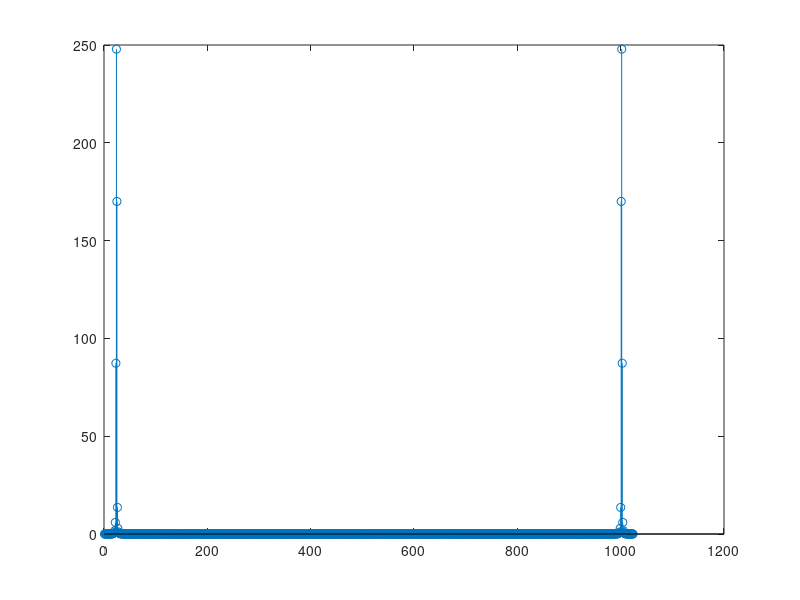
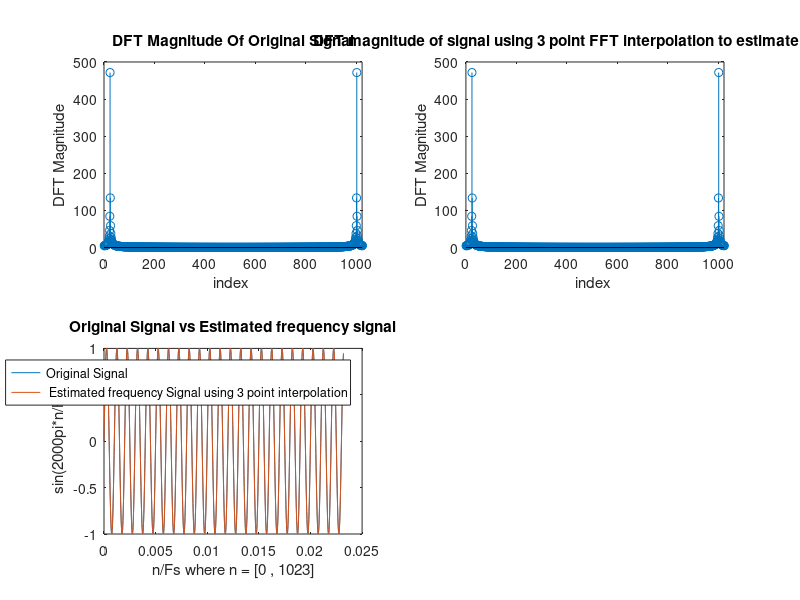
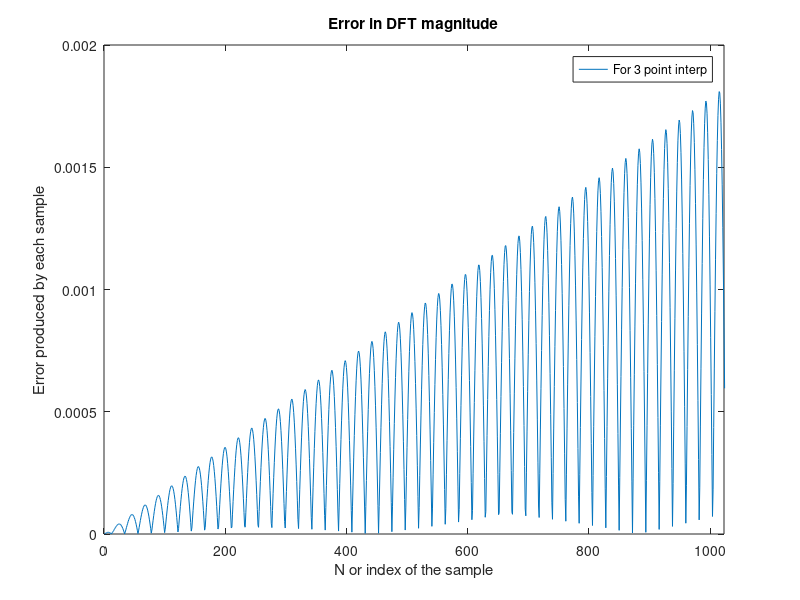

Write the MATLAB code that produced these figures, in order.
N =1024;
n = 0:1:N-1; % index grid for sampling
fs = 44100;

w1 = hann(N); %window function (Hanning Window)


x2 = sin(2*pi*1000*n/fs); % sampling of signal
X_2  = fft(x2 , N);
X2_windowed = fft(x2.*transpose(w1),N); % DFT of the windowed samples

figure()
stem(abs(X2_windowed)); % plotting of Magnitude of DFT samples (used to obtain peak bin or 'k')

k = 24; % required index of the peak DFT sample -> Observed from the DFT magnitude plot (abcissa of the peak)




yp1 = abs(X2_windowed(k+1));                   % bin1
ym1 = abs(X2_windowed(k-1));                   % bin2
yl = abs(X2_windowed(k));                      % bin3

d = 2*((yp1-ym1)/(yp1+ym1+2*yl));    % calculation of the correction term used in estimation of signal

f_est = (k+d-1)*fs/N;      % frequency estimate with interpolation
f_est2 = (k-1)*fs/N;       % frequency estimate without interpolation

% DFT plots of signals for f_actual and f_estimate
x_obtained =  sin(2*pi*f_est*n/fs);

figure();
subplot(2,2,1);
stem(abs(X_2));
xlim([0 1023]);
xlabel('index ');
ylabel('DFT Magnitude');
title('DFT Magnitude Of Original Signal');

subplot(2,2,2);
stem(abs(fft(x_obtained,N)));
xlim([0 1023]);
xlabel('index ');
ylabel('DFT Magnitude');
title('DFT magnitude of signal using 3 point FFT interpolation to estimate frequecny');

%combined plots of actual signal and the estimated signal
subplot(2,2,3);
plot(n/fs , x2);
hold on
plot(n/fs , x_obtained);
xlabel('n/Fs where n = [0 , 1023]');
ylabel(' sin(2000pi*n/Fs)');
hold off
title('Original Signal vs Estimated frequency signal');
legend('Original Signal' , ' Estimated frequency Signal using 3 point interpolation');
% Notice that both the signals overlap


% Error calculation
figure();
Error = abs((x_obtained) - (x2));
E_max  = max(Error);
plot(Error);
title('absolute error in 2 signals');
xlim([ 0 1023]);
xlabel('N or index of the sample');
ylabel('Error produced by each sample');
title('Error in DFT magnitude');
legend('For 3 point interp');
xlim([ 0 1023]);